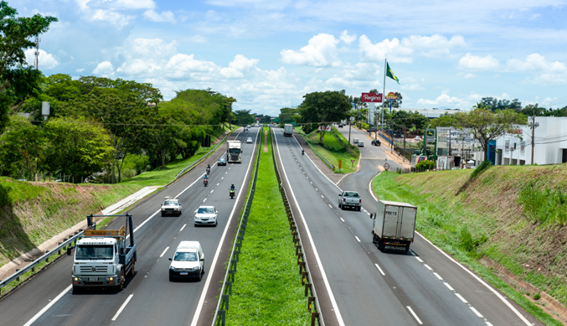
#> input picture atividade/trailhead/tutorial_Opencv/openSegment/rodovia.png, 567 x 326 px
$ python openLaplacian.py   (older library calls are emulated)
#> lines starting #> are read from the running program, lines starting #| are printed output that depends on the picture
#Usando o filtro Laplaciano

import numpy as np
import cv2

img = cv2.imread('rodovia.png')
#> img is the input picture: shape (326, 567, 3); mean B, G, R 132.9, 150.9, 132.9
img = cv2.cvtColor(img, cv2.COLOR_BGR2GRAY)
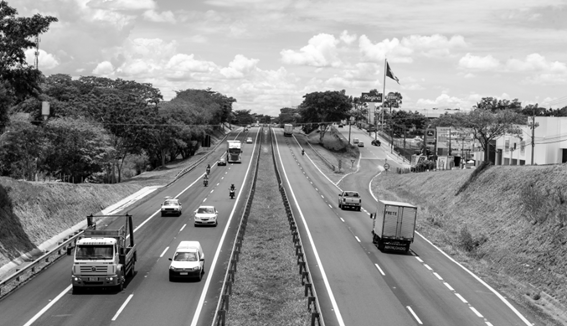
#> img: shape (326, 567); min 0, max 255, mean 143.4

lap = cv2.Laplacian(img, cv2.CV_64F)
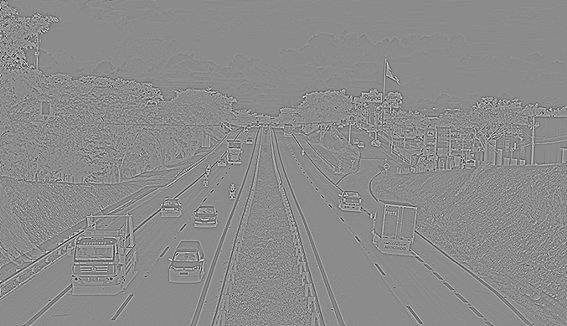
#> lap: shape (326, 567) float64; min -374, max 312, mean 0; drawn with min black and max white
lap = np.uint8(np.absolute(lap))
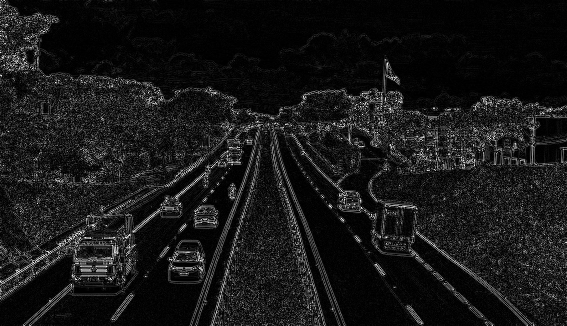
#> lap: shape (326, 567); min 0, max 255, mean 23.6

resultado = np.vstack([img, lap])
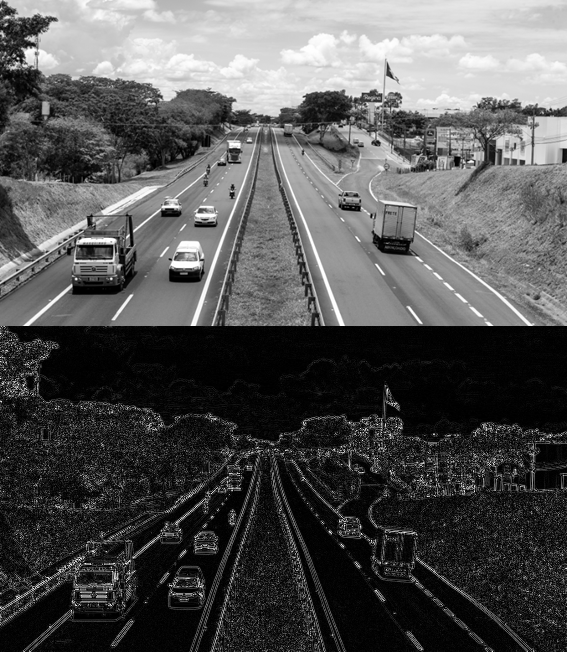
#> resultado: shape (652, 567); min 0, max 255, mean 83.5

cv2.imshow("Filtro Laplaciano", resultado)
cv2.imwrite('laplacian.jpg', resultado)
cv2.waitKey(0)
